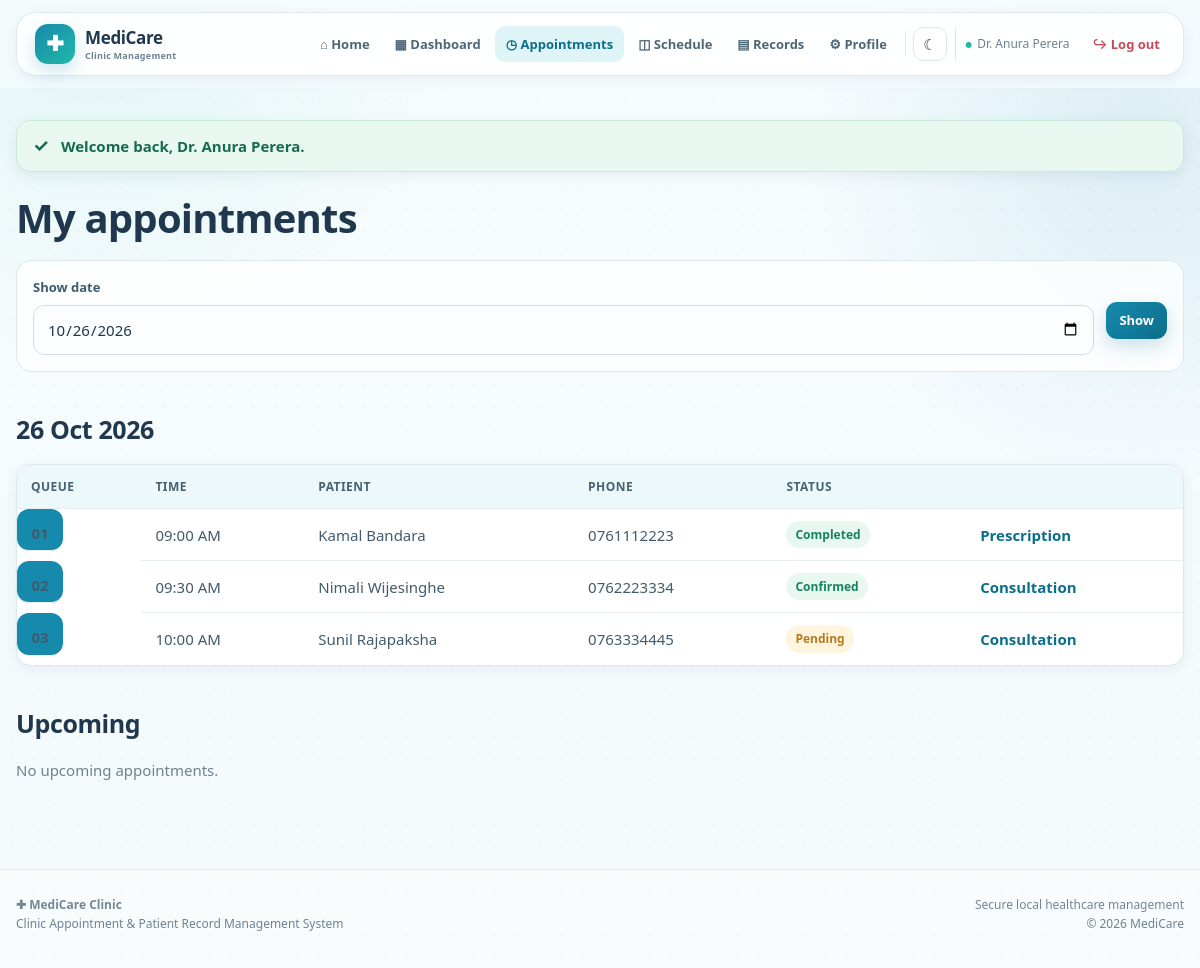
Page /index.php?page=doctor/appointments (signed in) on the committed database.
### tables this page shows
CREATE TABLE appointment (
    Appointment_ID   INT AUTO_INCREMENT PRIMARY KEY,
    Patient_ID       INT NOT NULL,
    Doctor_ID        INT NOT NULL,
    Schedule_ID      INT,
    Receptionist_ID  INT,
    Appointment_Date DATE NOT NULL,
    Time_Slot        TIME NOT NULL,
    Queue_No         INT,
    Status           ENUM('Pending','Confirmed','Completed','Cancelled','No-Show')
                     NOT NULL DEFAULT 'Pending',
    Reason           VARCHAR(255),
    Created_At       TIMESTAMP DEFAULT CURRENT_TIMESTAMP,

     
     
     
    Slot_Key TIME GENERATED ALWAYS AS (IF(Status = 'Cancelled', NULL, Time_Slot)) STORED,

    CONSTRAINT fk_appt_patient  FOREIGN KEY (Patient_ID)  REFERENCES patient(Patient_ID),
    CONSTRAINT fk_appt_doctor   FOREIGN KEY (Doctor_ID)   REFERENCES doctor(Doctor_ID),
    CONSTRAINT fk_appt_schedule FOREIGN KEY (Schedule_ID) REFERENCES doctor_schedule(Schedule_ID),
    CONSTRAINT fk_appt_recep    FOREIGN KEY (Receptionist_ID) REFERENCES receptionist(Receptionist_ID),
     
    CONSTRAINT uq_doctor_slot UNIQUE (Doctor_ID, Appointment_Date, Slot_Key)
);

CREATE TABLE patient (
    Patient_ID      INT AUTO_INCREMENT PRIMARY KEY,
    NIC             VARCHAR(20) UNIQUE,
    First_Name      VARCHAR(50) NOT NULL,
    Last_Name       VARCHAR(50) NOT NULL,
    DOB             DATE,
    Gender          ENUM('Male','Female','Other'),
    Phone           VARCHAR(20),
    Email           VARCHAR(100),
    Address         VARCHAR(200),
    Registered_Date DATE DEFAULT (CURRENT_DATE),
    User_ID         INT,
    CONSTRAINT fk_patient_user FOREIGN KEY (User_ID) REFERENCES user_account(User_ID)
);

### config/helpers.php (called while the page is built, shortened)
<?php
function e($value)
{
    return htmlspecialchars((string)$value, ENT_QUOTES, 'UTF-8');
}
function url($page = 'home')
{
    return 'index.php?page=' . $page;
}
function view($name, $data = [])
{
    extract($data);
    require __DIR__ . '/../views/layout/header.php';
    require __DIR__ . '/../views/' . $name . '.php';
    require __DIR__ . '/../views/layout/footer.php';
}
function time_label($time)
{
    return date('h:i A', strtotime($time));
}
function date_label($date)
{
    return date('d M Y', strtotime($date));
}
function queue_label($no)
{
    return $no ? str_pad($no, 2, '0', STR_PAD_LEFT) : '-';
}

### controllers/DoctorController.php (called while the page is built, shortened)
<?php
class DoctorController
{
    private $pdo;
    public function __construct($pdo)
    {
        $this->pdo = $pdo;
    }
    public function appointments()
    {
        $appointment = new Appointment($this->pdo);
        $date = $_GET['date'] ?? date('Y-m-d');
        view('doctor/appointments', [
            'date'     => $date,
            'today'    => $appointment->queue(ref_id(), $date),
            'upcoming' => $appointment->upcomingForDoctor(ref_id()),
            'title'    => 'My Appointments'
        ]);
    }
}

### index.php (called while the page is built, shortened)
<?php
require_once __DIR__ . '/config/database.php';
require_once __DIR__ . '/config/helpers.php';
require_once __DIR__ . '/models/Appointment.php';
require_once __DIR__ . '/controllers/DoctorController.php';
$page = $_GET['page'] ?? 'home';
list($controllerName, $method) = $routes[$page];
$controller = new $controllerName($pdo);
$controller->$method();

### models/Appointment.php (called while the page is built, shortened)
<?php
class Appointment
{
    private $pdo;
    public function __construct($pdo) { $this->pdo = $pdo; }
    public function queue($doctorId, $date)
    {
        $stmt = $this->pdo->prepare(
            "SELECT a.*,
                    CONCAT(p.First_Name,' ',p.Last_Name) AS Patient_Name,
                    p.Phone,
                    r.Record_ID
             FROM appointment a
             JOIN patient p ON a.Patient_ID = p.Patient_ID
             LEFT JOIN medical_record r ON r.Appointment_ID = a.Appointment_ID
             WHERE a.Doctor_ID = ? AND a.Appointment_Date = ?
               AND a.Status <> 'Cancelled'
             ORDER BY a.Queue_No"
        );
        $stmt->execute([$doctorId, $date]);
        return $stmt->fetchAll();
    }
}

### views/doctor/appointments.php (the view, shortened to what this page needs)
<h1>My appointments</h1>
<form class="inline-form" method="GET" action="index.php">
    <div>
        <label for="date">Show date</label>
        <input type="date" name="date" id="date" value="<?= e($date) ?>">
    </div>
    <button class="btn btn-small" type="submit">Show</button>
</form>
<h2><?= date_label($date) ?></h2>
<?php if (!$today): ?>
    <p class="muted">Nothing booked on this date.</p>
<?php else: ?>
<table class="table">
    <tr><th>Queue</th><th>Time</th><th>Patient</th><th>Phone</th><th>Status</th><th></th></tr>
    <?php foreach ($today as $a): ?>
    <tr>
        <td class="queue-no"><?= queue_label($a['Queue_No']) ?></td>
        <td><?= time_label($a['Time_Slot']) ?></td>
        <td><?= e($a['Patient_Name']) ?></td>
        <td><?= e($a['Phone']) ?></td>
        <td><span class="badge badge-<?= strtolower(str_replace('-', '', $a['Status'])) ?>">
            <?= e($a['Status']) ?></span></td>
        <td>
            <?php if ($a['Record_ID']): ?>
                <a class="link" href="<?= url('doctor/prescription') ?>&id=<?= (int)$a['Record_ID'] ?>">Prescription</a>
            <?php else: ?>
                <a class="link" href="<?= url('doctor/consultation') ?>&id=<?= (int)$a['Appointment_ID'] ?>">Consultation</a>
            <?php endif; ?>
        </td>
    </tr>
    <?php endforeach; ?>
</table>
<?php endif; ?>
<h2>Upcoming</h2>
<?php if (!$upcoming): ?>
    <p class="muted">No upcoming appointments.</p>
<?php endif; ?>

### assets/css/style.css (style rules this page uses)
:root { --primary: #168aad; --primary-dark: #0b6e8a; --primary-deep: #075985; --primary-soft: #e8f7fb; --accent: #22b8a7; --page: #f4f9fc; --surface: #ffffff; --surface-soft: #f8fcfe; --text: #20384d; --muted: #6d8292; --line: #dbe8ef; --success: #16845b; --success-soft: #e8f7ef; --warning: #b7791f; --warning-soft: #fff5df; --danger: #c54b58; --danger-soft: #fff0f2; --shadow-sm: 0 4px 14px rgba(25, 73, 97, .07); --shadow: 0 12px 32px rgba(25, 73, 97, .10); --shadow-lg: 0 22px 55px rgba(25, 73, 97, .14); --radius: 18px; --radius-sm: 12px; --radius-lg: 28px; }
* { box-sizing: border-box; }
html { scroll-behavior: smooth; }
body { margin: 0; min-height: 100vh; background: radial-gradient(circle at 8% 0%, rgba(34,184,167,.10), transparent 25%), radial-gradient(circle at 95% 15%, rgba(22,138,173,.12), transparent 24%), linear-gradient(180deg, #f7fcfe 0%, var(--page) 100%); color: var(--text); font-family: "Segoe UI", system-ui, -apple-system, BlinkMacSystemFont, Arial, sans-serif; font-size: 15px; line-height: 1.6; }
body::before { content: ""; position: fixed; inset: 0; pointer-events: none; background-image: radial-gradient(rgba(7, 89, 133, .035) 1px, transparent 1px); background-size: 22px 22px; z-index: -1; }
button, input, select, textarea { font: inherit; }
button { cursor: pointer; }
a { color: var(--primary-dark); }
h1, h2, h3 { color: var(--text); line-height: 1.2; }
h1 { margin: 0 0 8px; font-size: clamp(28px, 4vw, 40px); font-weight: 800; letter-spacing: -.8px; }
h2 { margin: 42px 0 20px; font-size: 25px; font-weight: 800; letter-spacing: -.4px; }
p { margin-top: 0; }
.muted { color: var(--muted); }
.link { font-weight: 650; text-decoration: none; }
.btn { display: inline-flex; align-items: center; justify-content: center; gap: 7px; min-height: 42px; padding: 10px 17px; border: 0; border-radius: 11px; background: linear-gradient(135deg, var(--primary), var(--primary-dark)); color: white !important; text-decoration: none !important; font-weight: 750; box-shadow: 0 7px 18px rgba(11,110,138,.20); transition: transform .18s ease, box-shadow .18s ease, filter .18s ease; }
.btn-small { min-height: 36px; padding: 8px 13px; font-size: 13px; }
label { display: block; margin: 0 0 7px; color: #3f5a6c; font-size: 13px; font-weight: 750; }
input, select, textarea { width: 100%; padding: 11px 13px; border: 1px solid #cfdee6; border-radius: 11px; background: #fbfdfe; color: var(--text); outline: none; transition: border-color .18s ease, box-shadow .18s ease, background .18s ease; }
form > input, form > select, form > textarea, form > .form-row, form > .slots, form > .inline-form, form > button, form > a { margin-bottom: 16px; }
.inline-form { display: flex; flex-wrap: wrap; align-items: flex-end; gap: 12px; margin: 18px 0; padding: 16px; background: rgba(255,255,255,.78); border: 1px solid var(--line); border-radius: 16px; }
.inline-form > div { min-width: 190px; flex: 1 1 190px; }
.inline-form .btn { flex: 0 0 auto; }
.table { width: 100%; margin: 16px 0 26px; border-collapse: separate; border-spacing: 0; overflow: hidden; background: var(--surface); border: 1px solid var(--line); border-radius: 15px; box-shadow: var(--shadow-sm); }
.table th, .table td { padding: 12px 14px; text-align: left; vertical-align: middle; border-bottom: 1px solid #e7eef2; }
.table th { background: #edf8fa; color: #466273; font-size: 12px; text-transform: uppercase; letter-spacing: .45px; }
.table tr:last-child td { border-bottom: 0; }
.table td { color: #425b6c; }
.badge { display: inline-flex; align-items: center; min-height: 27px; padding: 4px 9px; border-radius: 999px; font-size: 12px; font-weight: 800; }
.badge-confirmed, .badge-completed, .badge-paid { background: var(--success-soft); color: var(--success); }
.badge-pending, .badge-notpaid { background: var(--warning-soft); color: var(--warning); }
.queue-no { display: inline-grid; place-items: center; min-width: 46px; height: 42px; border-radius: 12px; background: var(--primary); color: white; font-weight: 850; }

### rows in the picture
appointment: Queue_No "01", Time_Slot "09:00 AM", Patient_Name "Kamal Bandara", Patient_ID.Phone "0761112223", Status "Completed"
appointment: Queue_No "02", Time_Slot "09:30 AM", Patient_Name "Nimali Wijesinghe", Patient_ID.Phone "0762223334", Status "Confirmed"
appointment: Queue_No "03", Time_Slot "10:00 AM", Patient_Name "Sunil Rajapaksha", Patient_ID.Phone "0763334445", Status "Pending"

### other values in the picture
user_name() "Dr. Anura Perera"
$flash['text'] "Welcome back, Dr. Anura Perera."
date_label($date) "26 Oct 2026"
